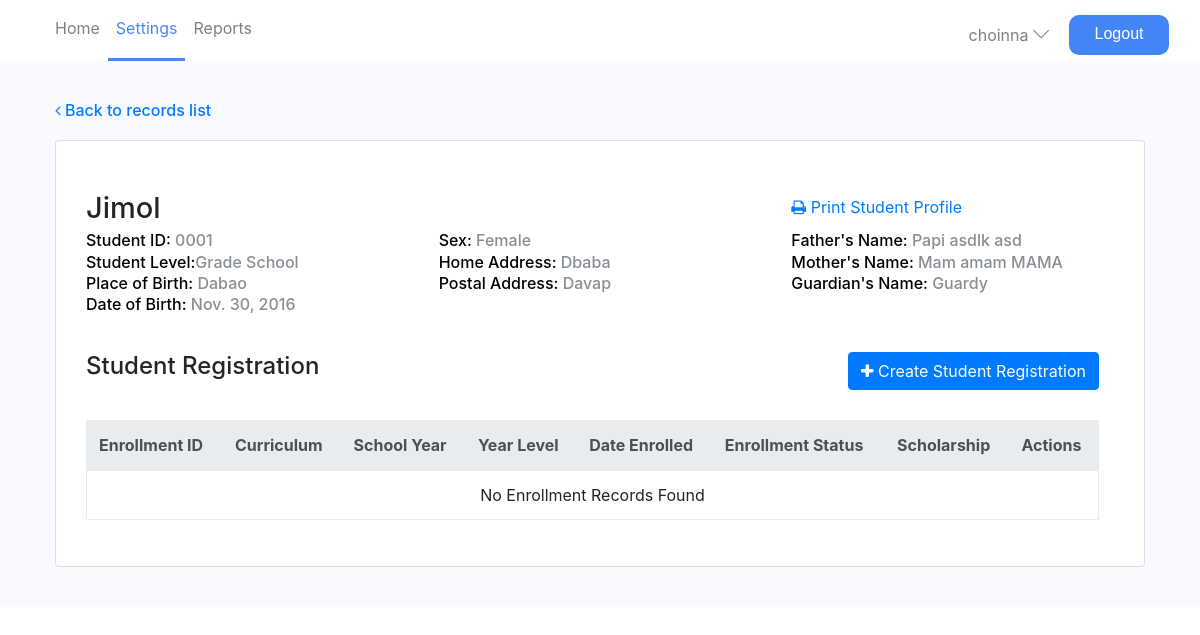
Page /registration/student-list/1 (signed in) on the committed database.
### registration/models.py (models this page shows, shortened)
class Student(models.Model):
    student_ID = models.AutoField(primary_key=True)
    first_name = models.CharField(max_length=200)
    last_name = models.CharField(max_length=200)
    middle_name = models.CharField(max_length=200)
    LEVEL_CHOICES = (
        (GRADE, 'Grade School'),
        (JUNIOR, 'Junior High'),
        (SENIOR, 'Senior High'),
        (OTHERS, 'Others')
    )
    student_level = models.CharField(max_length=1,
        choices=LEVEL_CHOICES,
        blank=False,
        default=OTHERS
        )
    GENDER_CHOICES = (
        (MALE, 'Male'),
        (FEMALE, 'Female'),
    )
    gender = models.CharField(max_length=1,
        choices=GENDER_CHOICES,
        blank=False,
        default=OTHERS
        )
    STATUS_CHOICES = (
        (ACTIVE, 'Active'),
        (INACTIVE, 'Inactive'),
    )
    status = models.CharField(max_length=1,
        choices=STATUS_CHOICES,
        blank=False,
        default=INACTIVE
        )
    birthplace = models.CharField(max_length=200)
    birthdate = models.DateField(auto_now=False)
    home_addr = models.CharField(max_length=200)
    postal_addr = models.CharField(max_length=200)
    m_firstname = models.CharField(max_length=200)
    m_middlename = models.CharField(max_length=200)
    m_lastname = models.CharField(max_length=200)
    m_occcupation = models.CharField(max_length=200)
    f_firstname = models.CharField(max_length=200)
    f_middlename = models.CharField(max_length=200)
    f_lastname = models.CharField(max_length=200)
    f_occupation = models.CharField(max_length=200)
    guardian = models.CharField(max_length=200)
    guardian_addr = models.CharField(max_length=200)
    last_school = models.CharField(max_length=200)
    '''Model Configuration'''
    class Meta:
        ordering = ["student_ID"]

### registration/views.py (the view)
# urls.py: url(r'^student-list/(?P<pk>\d+)$', views.studentDetails, name = 'student-details'),
@login_required
def studentDetails(request, pk='pk'):
    student = get_object_or_404(Student, pk=pk)
    try:
        last_record = Enrollment.objects.filter(student=student).latest('subject_ID')
    except:
        last_record = Enrollment.objects.filter(student=student)
    return render(request, 'registrar/student-profile.html', {'student': student, 'record':last_record})

### front-end/templates/registrar/student-profile.html (shortened to what this page needs)
{% extends 'base.html' %}
{% block settings %}
<li class="nav-item active-menu">
  <a class="nav-link" href="{% url 'admin-settings' %}" style="color: #4688F1;">Settings</a>
</li>
{% endblock %}
{%load static%}
{% block content %}
<div class="container-fluid bg-content">
  <div class="content">
    <a href="{% url 'student-list' %}"><h4><i class="fa fa-angle-left" aria-hidden="true"></i> Back to records list</h4></a>
    <div class="card">
      <div class="card-block">
        <div class="row">
          <div class="col-md-12">
            <div class="row">
              <div class="col-md-8">
                <h1 class="card-title">{{student.first_name}}</h1>
              </div>
              <div class="col-md-4 float-right">
                <br/>
                <a href="#" class="card-link margin"><i class="fa fa-print" aria-hidden="true"></i> Print Student Profile</a>
              </div>
            </div>
            <div class="row">
              <div class="col-md-4">
                <h6 class="card-subtitle mb-2 link">Student ID: <span class="text-muted">000{{student.student_ID}}</span></h6>
                <h6 class="card-subtitle link mb-2 ">Student Level:<span class="text-muted">{{student.get_student_level_display}}</span></h6>
                <h6 class="card-subtitle mb-2 link">Place of Birth: <span class=" text-muted">{{student.birthplace}}</span></h6>
                <h6 class="card-subtitle link mb-2 ">Date of Birth: <span class="text-muted">{{student.birthdate}}</span></h6>
              </div>
              <div class="col-md-4">
                <h6 class="card-subtitle link mb-2 ">Sex: <span class="text-muted"> {{student.get_gender_display}}</span></h6>
                <h6 class="card-subtitle link mb-2 ">Home Address: <span class="text-muted"> {{student.home_addr}}</span></h6>
                <h6 class="card-subtitle link mb-2 ">Postal Address: <span class="text-muted"> {{student.postal_addr}}</span></h6>
              </div>
              <div class="col-md-4">
                <h6 class="card-subtitle link mb-2 ">Father's Name: <span class="text-muted"> {{student.f_firstname}} {{student.f_middlename}} {{student.f_lastname}} </span></h6>
                <h6 class="card-subtitle link mb-2 ">Mother's Name: <span class="text-muted"> {{student.m_firstname}} {{student.m_middlename}} {{student.m_lastname}}</span></h6>
                <h6 class="card-subtitle link mb-2 ">Guardian's Name: <span class="text-muted"> {{student.guardian}}</span></h6>
              </div>
            </div>
          </div>
        </div>
        <div class="row records">
          <div class="col-md-8">
            <h2>Student Registration</h2>
          </div>
          <div class="col-md-4">
              <div class="btn-group float-right">
                <a href="{%url 'enrollment-add' student.student_ID %}" class="add-button btn btn-primary "><i class="fa fa-plus" aria-hidden="true"></i> Create Student Registration</a>
              </div>
          </div>
        </div>
        <div class="row table-records table-responsive enrollment-table">
        </div>
      </div>
    </div>
  </div>
</div>
{%endblock%}

### front-end/templates/base.html (shortened to what this page needs)
<!DOCTYPE html>
<html lang="en">
<head>
{% include 'statics.html' %}
</head>
<body>
{% block nav %}
<div class="container-fluid">
  <nav class="navbar navbar-expand-lg navbar-light bg-faded bg-nav">
    <div class="collapse navbar-collapse" id="navbarNav">
      <ul class="navbar-nav">
        {% block home %}
        <li class="nav-item">
          <a class="nav-link" href="{% url 'index' %}" ><span class="sr-only">(current)</span>Home </a>
        </li>
        {% endblock %}
        {% block settings %}{% endblock %}
        {% block reports %}
        <li class="nav-item">
          <a class="nav-link" href="#">Reports</a>
        </li>
        {% endblock %}
      </ul>
    </div>
    <span class="navbar-text">{{ user.get_username }} <i class="icon-arrow-down"></i> </span>
    <a href="{% url 'logout' %}?next={{request.path}}">
      <button class="btn-logout" action=""><span>Logout</span></button>
    </a>
  </nav>
</div>
{% endblock %}
{% block content %}
{% endblock %}
</body>
</html>

### front-end/templates/statics.html (shortened to what this page needs)
{% load static %}
<link href="{% static '01-css/bootstrap.css' %}" rel="stylesheet" type="text/css" />
<link href="{% static '01-css/bootstrap.min.css' %}" rel="stylesheet" type="text/css" />
<link href="{% static '01-css/normalize.css' %}" rel="stylesheet" type="text/css" />
<link href="{% static '01-css/styles.css' %}" rel="stylesheet" type="text/css" />
<link rel="stylesheet" href="{% static '04-fonts/simple-line-icons-master/css/simple-line-icons.css'%}">
<link rel="stylesheet" href="{% static '04-fonts/font-awesome-4.7.0/css/font-awesome.min.css' %}">

### front-end/templates/footer-scripts.html (shortened to what this page needs)
{% load static %}

### static/01-css/styles.css (style rules this page uses)
html { font-family: Helvetica, sans-serif; }
h1 { font-size: 29px; }
h2, .student-count { font-size: 24px; }
h4 { font-size: 16px; }
button, a { border:0; cursor: pointer; }
nav { padding-bottom:0 !important; }
nav .active-menu { padding-bottom: 10px !important; }
.active-menu { border-bottom: 3px solid #4688F1; color: #4688F1; padding-bottom:1px; font-color: #4688F1 ; }
.btn-logout { margin-left: 20px; background: #4285F4; width: 100px; height: 40px; color: #FFFFFF; transition: all 0.5s; padding: 10px; background: #4285F4; border-radius: 10px; transition: all 0.3s ease 0s; }
.bg-nav { background-color: #FFFFFF !important; }
.bg-content { background-color: #F8FAFF; }
.content { padding: 40px; }
.table-records { padding-left: 15px; margin-top: 30px; }
.add-button,.print { margin-right: 15px; }
.card { padding: 30px; }
.records { margin-top: 30px; }
.link { color: #000000; }
.margin { margin-bottom: 30px; }
.card { margin-top: 20px; }

### rows in the picture
Student: first_name "Jimol", student_ID "1", student_level "Grade School", birthplace "Dabao", birthdate "Nov. 30, 2016", gender "Female", home_addr "Dbaba", postal_addr "Davap", f_firstname "Papi", f_middlename "asdlk", f_lastname "asd", m_firstname "Mam", m_middlename "amam", m_lastname "MAMA", guardian "Guardy"

### other values in the picture
{{ user.get_username }} "choinna"
